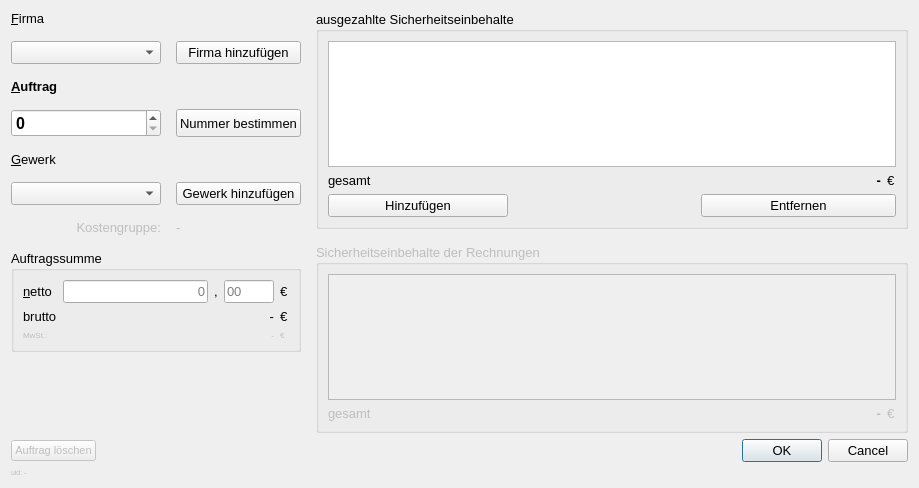
<?xml version="1.0" encoding="UTF-8"?>
<ui version="4.0">
 <class>Dialog</class>
 <widget class="QDialog" name="Dialog">
  <property name="geometry">
   <rect>
    <x>0</x>
    <y>0</y>
    <width>919</width>
    <height>488</height>
   </rect>
  </property>
  <property name="font">
   <font>
    <pointsize>10</pointsize>
   </font>
  </property>
  <property name="cursor">
   <cursorShape>ArrowCursor</cursorShape>
  </property>
  <property name="windowTitle">
   <string>Auftrag</string>
  </property>
  <property name="sizeGripEnabled">
   <bool>false</bool>
  </property>
  <layout class="QVBoxLayout" name="verticalLayout">
   <item>
    <layout class="QHBoxLayout" name="horizontalLayout_content">
     <property name="spacing">
      <number>15</number>
     </property>
     <item>
      <layout class="QGridLayout" name="gridLayout">
       <item row="1" column="0">
        <widget class="QComboBox" name="comboBox_company">
         <property name="sizePolicy">
          <sizepolicy hsizetype="Preferred" vsizetype="Preferred">
           <horstretch>0</horstretch>
           <verstretch>0</verstretch>
          </sizepolicy>
         </property>
         <property name="minimumSize">
          <size>
           <width>150</width>
           <height>0</height>
          </size>
         </property>
        </widget>
       </item>
       <item row="3" column="0">
        <widget class="QSpinBox" name="spinBox_id">
         <property name="sizePolicy">
          <sizepolicy hsizetype="Preferred" vsizetype="Preferred">
           <horstretch>0</horstretch>
           <verstretch>0</verstretch>
          </sizepolicy>
         </property>
         <property name="font">
          <font>
           <pointsize>12</pointsize>
           <weight>75</weight>
           <bold>true</bold>
          </font>
         </property>
         <property name="minimum">
          <number>0</number>
         </property>
        </widget>
       </item>
       <item row="1" column="1">
        <widget class="QPushButton" name="pushButton_add_company">
         <property name="sizePolicy">
          <sizepolicy hsizetype="Minimum" vsizetype="Preferred">
           <horstretch>0</horstretch>
           <verstretch>0</verstretch>
          </sizepolicy>
         </property>
         <property name="text">
          <string>Firma hinzufügen</string>
         </property>
        </widget>
       </item>
       <item row="3" column="1">
        <widget class="QPushButton" name="pushButton_determine_job_nr">
         <property name="sizePolicy">
          <sizepolicy hsizetype="Minimum" vsizetype="Preferred">
           <horstretch>0</horstretch>
           <verstretch>0</verstretch>
          </sizepolicy>
         </property>
         <property name="text">
          <string>Nummer bestimmen</string>
         </property>
        </widget>
       </item>
       <item row="4" column="0">
        <widget class="QLabel" name="label_trade">
         <property name="text">
          <string>&amp;Gewerk</string>
         </property>
         <property name="buddy">
          <cstring>comboBox_trade</cstring>
         </property>
        </widget>
       </item>
       <item row="5" column="0">
        <widget class="QComboBox" name="comboBox_trade">
         <property name="sizePolicy">
          <sizepolicy hsizetype="Preferred" vsizetype="Preferred">
           <horstretch>0</horstretch>
           <verstretch>0</verstretch>
          </sizepolicy>
         </property>
        </widget>
       </item>
       <item row="0" column="0">
        <widget class="QLabel" name="label_company">
         <property name="text">
          <string>&amp;Firma</string>
         </property>
         <property name="buddy">
          <cstring>comboBox_company</cstring>
         </property>
        </widget>
       </item>
       <item row="2" column="1">
        <widget class="QLabel" name="label_job_exists">
         <property name="font">
          <font>
           <italic>true</italic>
          </font>
         </property>
         <property name="text">
          <string/>
         </property>
        </widget>
       </item>
       <item row="6" column="1">
        <widget class="QLabel" name="label_cost_group_2">
         <property name="enabled">
          <bool>false</bool>
         </property>
         <property name="text">
          <string>-</string>
         </property>
         <property name="alignment">
          <set>Qt::AlignLeading|Qt::AlignLeft|Qt::AlignVCenter</set>
         </property>
        </widget>
       </item>
       <item row="8" column="0" colspan="2">
        <widget class="QGroupBox" name="groupBox_job_sum">
         <property name="sizePolicy">
          <sizepolicy hsizetype="Preferred" vsizetype="Minimum">
           <horstretch>0</horstretch>
           <verstretch>0</verstretch>
          </sizepolicy>
         </property>
         <property name="title">
          <string>Auftragssumme</string>
         </property>
         <layout class="QGridLayout" name="gridLayout_4">
          <item row="1" column="0">
           <widget class="QLabel" name="label_net">
            <property name="text">
             <string>&amp;netto</string>
            </property>
            <property name="buddy">
             <cstring>lineEdit_job_sum_1</cstring>
            </property>
           </widget>
          </item>
          <item row="2" column="1" colspan="3">
           <widget class="QLabel" name="label_job_sum_w_VAT">
            <property name="text">
             <string>-</string>
            </property>
            <property name="alignment">
             <set>Qt::AlignRight|Qt::AlignTrailing|Qt::AlignVCenter</set>
            </property>
           </widget>
          </item>
          <item row="1" column="4">
           <widget class="QLabel" name="label_currency_1">
            <property name="maximumSize">
             <size>
              <width>16777215</width>
              <height>16777215</height>
             </size>
            </property>
            <property name="text">
             <string>€</string>
            </property>
           </widget>
          </item>
          <item row="2" column="4">
           <widget class="QLabel" name="label_currency_10">
            <property name="maximumSize">
             <size>
              <width>16777215</width>
              <height>16777215</height>
             </size>
            </property>
            <property name="text">
             <string>€</string>
            </property>
           </widget>
          </item>
          <item row="1" column="2">
           <widget class="QLabel" name="label_comma">
            <property name="text">
             <string>,</string>
            </property>
           </widget>
          </item>
          <item row="3" column="4">
           <widget class="QLabel" name="label_currency_11">
            <property name="enabled">
             <bool>false</bool>
            </property>
            <property name="maximumSize">
             <size>
              <width>16777215</width>
              <height>16777215</height>
             </size>
            </property>
            <property name="font">
             <font>
              <pointsize>6</pointsize>
             </font>
            </property>
            <property name="text">
             <string>€</string>
            </property>
           </widget>
          </item>
          <item row="1" column="1">
           <widget class="QLineEdit" name="lineEdit_job_sum_1">
            <property name="font">
             <font>
              <pointsize>10</pointsize>
             </font>
            </property>
            <property name="layoutDirection">
             <enum>Qt::LeftToRight</enum>
            </property>
            <property name="alignment">
             <set>Qt::AlignRight|Qt::AlignTrailing|Qt::AlignVCenter</set>
            </property>
            <property name="readOnly">
             <bool>false</bool>
            </property>
            <property name="placeholderText">
             <string>0</string>
            </property>
            <property name="clearButtonEnabled">
             <bool>false</bool>
            </property>
           </widget>
          </item>
          <item row="1" column="3">
           <widget class="QLineEdit" name="lineEdit_job_sum_2">
            <property name="maximumSize">
             <size>
              <width>50</width>
              <height>16777215</height>
             </size>
            </property>
            <property name="font">
             <font>
              <pointsize>10</pointsize>
             </font>
            </property>
            <property name="maxLength">
             <number>2</number>
            </property>
            <property name="echoMode">
             <enum>QLineEdit::Normal</enum>
            </property>
            <property name="cursorPosition">
             <number>0</number>
            </property>
            <property name="placeholderText">
             <string>00</string>
            </property>
           </widget>
          </item>
          <item row="3" column="1" colspan="3">
           <widget class="QLabel" name="label_job_sum_VAT_amount">
            <property name="enabled">
             <bool>false</bool>
            </property>
            <property name="font">
             <font>
              <pointsize>6</pointsize>
             </font>
            </property>
            <property name="text">
             <string>-</string>
            </property>
            <property name="alignment">
             <set>Qt::AlignRight|Qt::AlignTrailing|Qt::AlignVCenter</set>
            </property>
           </widget>
          </item>
          <item row="3" column="0">
           <widget class="QLabel" name="label_VAT">
            <property name="enabled">
             <bool>false</bool>
            </property>
            <property name="font">
             <font>
              <pointsize>6</pointsize>
             </font>
            </property>
            <property name="text">
             <string>MwSt.:</string>
            </property>
           </widget>
          </item>
          <item row="2" column="0">
           <widget class="QLabel" name="label_w_tax">
            <property name="text">
             <string>brutto</string>
            </property>
           </widget>
          </item>
         </layout>
        </widget>
       </item>
       <item row="2" column="0">
        <widget class="QLabel" name="label_id">
         <property name="font">
          <font>
           <pointsize>10</pointsize>
           <weight>75</weight>
           <bold>true</bold>
          </font>
         </property>
         <property name="text">
          <string>&amp;Auftrag</string>
         </property>
         <property name="buddy">
          <cstring>spinBox_id</cstring>
         </property>
        </widget>
       </item>
       <item row="6" column="0">
        <widget class="QLabel" name="label_cost_group">
         <property name="enabled">
          <bool>false</bool>
         </property>
         <property name="text">
          <string>Kostengruppe:</string>
         </property>
         <property name="alignment">
          <set>Qt::AlignRight|Qt::AlignTrailing|Qt::AlignVCenter</set>
         </property>
        </widget>
       </item>
       <item row="5" column="1">
        <widget class="QPushButton" name="pushButton_add_trade">
         <property name="sizePolicy">
          <sizepolicy hsizetype="Minimum" vsizetype="Preferred">
           <horstretch>0</horstretch>
           <verstretch>0</verstretch>
          </sizepolicy>
         </property>
         <property name="text">
          <string>Gewerk hinzufügen</string>
         </property>
        </widget>
       </item>
       <item row="9" column="0" colspan="2">
        <spacer name="verticalSpacer_2">
         <property name="orientation">
          <enum>Qt::Vertical</enum>
         </property>
         <property name="sizeHint" stdset="0">
          <size>
           <width>20</width>
           <height>40</height>
          </size>
         </property>
        </spacer>
       </item>
      </layout>
     </item>
     <item>
      <layout class="QVBoxLayout" name="verticalLayout_right">
       <item>
        <widget class="QGroupBox" name="groupBox_job_sum_2">
         <property name="sizePolicy">
          <sizepolicy hsizetype="Expanding" vsizetype="Preferred">
           <horstretch>0</horstretch>
           <verstretch>0</verstretch>
          </sizepolicy>
         </property>
         <property name="title">
          <string>ausgezahlte Sicherheitseinbehalte</string>
         </property>
         <layout class="QGridLayout" name="gridLayout_5">
          <item row="4" column="0">
           <widget class="QLabel" name="label_net_2">
            <property name="font">
             <font>
              <weight>50</weight>
              <bold>false</bold>
             </font>
            </property>
            <property name="text">
             <string>gesamt</string>
            </property>
            <property name="buddy">
             <cstring>lineEdit_job_sum_1</cstring>
            </property>
           </widget>
          </item>
          <item row="4" column="3">
           <widget class="QLabel" name="label_currency_2">
            <property name="sizePolicy">
             <sizepolicy hsizetype="Maximum" vsizetype="Preferred">
              <horstretch>0</horstretch>
              <verstretch>0</verstretch>
             </sizepolicy>
            </property>
            <property name="maximumSize">
             <size>
              <width>16777215</width>
              <height>16777215</height>
             </size>
            </property>
            <property name="text">
             <string>€</string>
            </property>
           </widget>
          </item>
          <item row="4" column="1" colspan="2">
           <widget class="QLabel" name="label_paid_safety_deposits_sum">
            <property name="font">
             <font>
              <weight>75</weight>
              <bold>true</bold>
             </font>
            </property>
            <property name="text">
             <string>-</string>
            </property>
            <property name="alignment">
             <set>Qt::AlignRight|Qt::AlignTrailing|Qt::AlignVCenter</set>
            </property>
           </widget>
          </item>
          <item row="2" column="0" colspan="4">
           <widget class="QTreeWidget" name="treeWidget_paid_safety_deposits">
            <property name="sortingEnabled">
             <bool>true</bool>
            </property>
            <property name="columnCount">
             <number>0</number>
            </property>
           </widget>
          </item>
          <item row="5" column="0">
           <widget class="QPushButton" name="pushButton_add_paid_safety_deposit">
            <property name="text">
             <string>Hinzufügen</string>
            </property>
           </widget>
          </item>
          <item row="5" column="2" colspan="2">
           <widget class="QPushButton" name="pushButton_remove_paid_safety_deposit">
            <property name="text">
             <string>Entfernen</string>
            </property>
            <property name="checkable">
             <bool>false</bool>
            </property>
            <property name="autoRepeat">
             <bool>false</bool>
            </property>
           </widget>
          </item>
         </layout>
        </widget>
       </item>
       <item>
        <widget class="QGroupBox" name="groupBox_safety_deposits_of_jobs">
         <property name="enabled">
          <bool>false</bool>
         </property>
         <property name="sizePolicy">
          <sizepolicy hsizetype="Preferred" vsizetype="Preferred">
           <horstretch>0</horstretch>
           <verstretch>0</verstretch>
          </sizepolicy>
         </property>
         <property name="title">
          <string>Sicherheitseinbehalte der Rechnungen</string>
         </property>
         <layout class="QGridLayout" name="gridLayout_6">
          <item row="1" column="1" colspan="2">
           <widget class="QLabel" name="label_safety_deposits_of_invoices_sum">
            <property name="font">
             <font>
              <weight>75</weight>
              <bold>true</bold>
             </font>
            </property>
            <property name="text">
             <string>-</string>
            </property>
            <property name="alignment">
             <set>Qt::AlignRight|Qt::AlignTrailing|Qt::AlignVCenter</set>
            </property>
           </widget>
          </item>
          <item row="1" column="3">
           <widget class="QLabel" name="label_currency_3">
            <property name="sizePolicy">
             <sizepolicy hsizetype="Maximum" vsizetype="Preferred">
              <horstretch>0</horstretch>
              <verstretch>0</verstretch>
             </sizepolicy>
            </property>
            <property name="maximumSize">
             <size>
              <width>16777215</width>
              <height>16777215</height>
             </size>
            </property>
            <property name="text">
             <string>€</string>
            </property>
           </widget>
          </item>
          <item row="1" column="0">
           <widget class="QLabel" name="label_net_3">
            <property name="font">
             <font>
              <weight>50</weight>
              <bold>false</bold>
             </font>
            </property>
            <property name="text">
             <string>gesamt</string>
            </property>
            <property name="buddy">
             <cstring>lineEdit_job_sum_1</cstring>
            </property>
           </widget>
          </item>
          <item row="0" column="0" colspan="4">
           <widget class="QTreeWidget" name="treeWidget_safety_deposits_of_invoices">
            <property name="sortingEnabled">
             <bool>true</bool>
            </property>
            <property name="columnCount">
             <number>0</number>
            </property>
           </widget>
          </item>
         </layout>
        </widget>
       </item>
       <item>
        <spacer name="verticalSpacer">
         <property name="orientation">
          <enum>Qt::Vertical</enum>
         </property>
         <property name="sizeHint" stdset="0">
          <size>
           <width>20</width>
           <height>40</height>
          </size>
         </property>
        </spacer>
       </item>
      </layout>
     </item>
    </layout>
   </item>
   <item>
    <layout class="QHBoxLayout" name="horizontalLayout">
     <item>
      <widget class="QPushButton" name="pushButton_delete">
       <property name="enabled">
        <bool>false</bool>
       </property>
       <property name="sizePolicy">
        <sizepolicy hsizetype="Maximum" vsizetype="Fixed">
         <horstretch>0</horstretch>
         <verstretch>0</verstretch>
        </sizepolicy>
       </property>
       <property name="maximumSize">
        <size>
         <width>16777215</width>
         <height>16777215</height>
        </size>
       </property>
       <property name="font">
        <font>
         <pointsize>8</pointsize>
        </font>
       </property>
       <property name="text">
        <string>Auftrag löschen</string>
       </property>
       <property name="checkable">
        <bool>false</bool>
       </property>
       <property name="default">
        <bool>false</bool>
       </property>
       <property name="flat">
        <bool>false</bool>
       </property>
      </widget>
     </item>
     <item>
      <widget class="QDialogButtonBox" name="buttonBox">
       <property name="orientation">
        <enum>Qt::Horizontal</enum>
       </property>
       <property name="standardButtons">
        <set>QDialogButtonBox::Cancel|QDialogButtonBox::Ok</set>
       </property>
      </widget>
     </item>
    </layout>
   </item>
   <item>
    <widget class="QLabel" name="label_uid">
     <property name="enabled">
      <bool>false</bool>
     </property>
     <property name="sizePolicy">
      <sizepolicy hsizetype="Preferred" vsizetype="Maximum">
       <horstretch>0</horstretch>
       <verstretch>0</verstretch>
      </sizepolicy>
     </property>
     <property name="font">
      <font>
       <pointsize>5</pointsize>
      </font>
     </property>
     <property name="text">
      <string>uid: -</string>
     </property>
     <property name="alignment">
      <set>Qt::AlignLeading|Qt::AlignLeft|Qt::AlignVCenter</set>
     </property>
    </widget>
   </item>
  </layout>
 </widget>
 <tabstops>
  <tabstop>comboBox_company</tabstop>
  <tabstop>pushButton_add_company</tabstop>
  <tabstop>spinBox_id</tabstop>
  <tabstop>pushButton_determine_job_nr</tabstop>
  <tabstop>comboBox_trade</tabstop>
  <tabstop>pushButton_add_trade</tabstop>
  <tabstop>lineEdit_job_sum_1</tabstop>
  <tabstop>lineEdit_job_sum_2</tabstop>
  <tabstop>treeWidget_paid_safety_deposits</tabstop>
  <tabstop>pushButton_add_paid_safety_deposit</tabstop>
  <tabstop>pushButton_remove_paid_safety_deposit</tabstop>
  <tabstop>treeWidget_safety_deposits_of_invoices</tabstop>
  <tabstop>pushButton_delete</tabstop>
 </tabstops>
 <resources/>
 <connections>
  <connection>
   <sender>buttonBox</sender>
   <signal>accepted()</signal>
   <receiver>Dialog</receiver>
   <slot>accept()</slot>
   <hints>
    <hint type="sourcelabel">
     <x>695</x>
     <y>453</y>
    </hint>
    <hint type="destinationlabel">
     <x>157</x>
     <y>274</y>
    </hint>
   </hints>
  </connection>
  <connection>
   <sender>buttonBox</sender>
   <signal>rejected()</signal>
   <receiver>Dialog</receiver>
   <slot>reject()</slot>
   <hints>
    <hint type="sourcelabel">
     <x>695</x>
     <y>453</y>
    </hint>
    <hint type="destinationlabel">
     <x>286</x>
     <y>274</y>
    </hint>
   </hints>
  </connection>
 </connections>
</ui>
